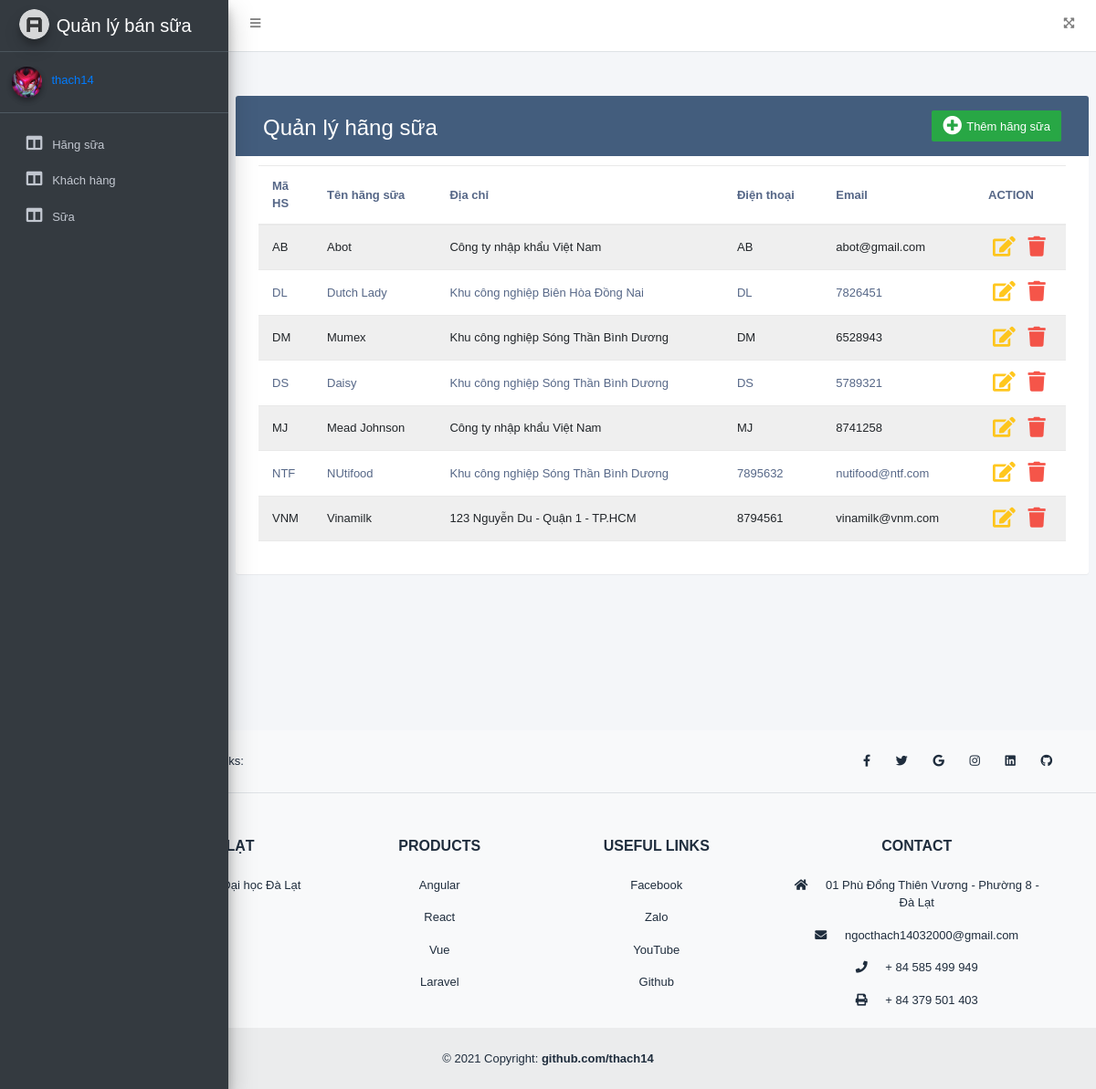
Page /hangsua/list.php on the committed database.
### tables this page shows
CREATE TABLE `hangsua` (
  `MaHS` varchar(50) NOT NULL,
  `TenHS` varchar(50) NOT NULL,
  `DiaChi` varchar(100) NOT NULL,
  `DienThoai` varchar(50) NOT NULL,
  `Email` varchar(50) NOT NULL
);

### sqlconnect/entity.php (called while the page is built, shortened)
<?php
include 'mysqlhelper.php';
abstract class Entity
{
    function __construct($db)
    {
        $this->mysql = new MySQLHelper("localhost", "root", "");
    }
}
?>

### sqlconnect/mysqlhelper.php (called while the page is built, shortened)
<?php
class MySQLHelper
{
    private $server;
    private $user;
    private $pass;
    private $conn;
    public function __construct($server = "localhost", $user = "root", $pass = "")
    {
        $this->server = $server;
        $this->user = $user;
        $this->pass = $pass;
    }
    public function OpenDB($db)
    {
        $this->conn = new mysqli($this->server, $this->user, $this->pass, $db);
    }
    public function GetAll($table)
    {
        $sql = "select * from " . $table;
        $result = $this->conn->query($sql);
        return $result;
    }
}

### model/hangsua.php (called while the page is built, shortened)
<?php
require_once '../sqlconnect/entity.php';
class HangSua extends Entity
{
    function GetAll()
    {
        return $this->mysql->GetAll("hangsua");
    }
}

### hangsua/list.php (the view, shortened to what this page needs)
<!DOCTYPE html>
<html lang="en">
<head>
    <link rel="stylesheet" href="../adminlte/plugins/fontawesome-free/css/all.min.css">
    <link href="https://cdn.jsdelivr.net/npm/bootstrap@5.1.1/dist/css/bootstrap.min.css" rel="stylesheet"
>
    <link rel="stylesheet" href="../adminlte/dist/css/adminlte.min.css">
    <link rel="stylesheet" href="../style.css">
</head>
<body class="hold-transition sidebar-mini">
<div class="wrapper">
    <nav class="main-header navbar navbar-expand navbar-white navbar-light">
        <ul class="navbar-nav">
            <li class="nav-item">
                <a class="nav-link" data-widget="pushmenu" href="#" role="button"><i class="fas fa-bars"></i></a>
            </li>
        </ul>
        <ul class="navbar-nav ml-auto">
            <li class="nav-item">
                <a class="nav-link" data-widget="fullscreen" href="#" role="button">
                    <i class="fas fa-expand-arrows-alt"></i>
                </a>
            </li>
        </ul>
    </nav>
    <aside class="main-sidebar sidebar-dark-primary elevation-4">
        <a href="../admin.php" class="brand-link">
            <img src="../adminlte/dist/img/AdminLTELogo.png" alt="AdminLTE Logo"
                 class="brand-image img-circle elevation-3" style="opacity: .8">
            <span class="brand-text font-weight-light">Quản lý bán sữa</span>
        </a>
        <div class="user-panel mt-3 pb-3 mb-3 d-flex">
            <div class="image">
                <img src="../adminlte/dist/img/yone.jpg" class="img-circle elevation-2" alt="User Image">
            </div>
            <div class="info">
                <a href="../index.php" class="d-block">thach14</a>
            </div>
        </div>
        <div class="sidebar">
            <nav class="mt-2">
                <ul class="nav nav-pills nav-sidebar flex-column" role="menu">
                    <li class="nav-item">
                        <a href="../hangsua/list.php" class="nav-link">
                            <i class="nav-icon fas fa-columns"></i>
                            <p>
                                Hãng sữa
                            </p>
                        </a>
                    </li>
                    <li class="nav-item">
                        <a href="../khachhang/list.php" class="nav-link">
                            <i class="nav-icon fas fa-columns"></i>
                            <p>
                                Khách hàng
                            </p>
                        </a>
                    </li>
                    <li class="nav-item">
                        <a href="../sua/list.php" class="nav-link">
                            <i class="nav-icon fas fa-columns"></i>
                            <p>
                                Sữa
                            </p>
                        </a>
                    </li>
                </ul>
            </nav>
        </div>
    </aside>
    <div class="content-wrapper">
        <section class="content">
            <div class="container-fluid">
                <div class="row">
                    <div class="table-wrapper mt-5 col-12">
                        <div class="table-title">
                            <div class="row">
                                <div class="col-sm-6">
                                    <h2>Quản lý hãng sữa</h2>
                                </div>
                                <div class="col-sm-6">
                                    <a href="#addEmployeeModal" class="btn btn-success float-right" data-toggle="modal"><i
                                                class="fa fa-plus-circle"
                                                aria-hidden="true"></i><span>Thêm hãng sữa</span></a>
                                </div>
                            </div>
                        </div>
                        <table class="table table-striped table-hover">
                            <thead>
                            <tr>
                                <th>Mã HS</th>
                                <th>Tên hãng sữa</th>
                                <th>Địa chỉ</th>
                                <th>Điện thoại</th>
                                <th>Email</th>
                                <th>ACTION</th>
                            </tr>
                            </thead>
                            <tbody>
                            <?php
                            require_once '../model/hangsua.php';
                            $hangsua = new HangSua('cuahangsua');
                            $result = $hangsua->GetAll();
                            while ($row = mysqli_fetch_array($result)) {
                                ?>
                                <tr>
                                    <td><?php echo $row['MaHS']; ?></td>
                                    <td><?php echo $row['TenHS']; ?></td>
                                    <td><?php echo $row['DiaChi']; ?></td>
                                    <td><?php echo $row['DienThoai']; ?></td>
                                    <td><?php echo $row['Email']; ?></td>
                                    <td>
                                        <a href="#editEmployeeModal" class="update edit" data-toggle="modal"
                                           data-mahs="<?php echo $row["MaHS"]; ?>"
                                           data-tenhs="<?php echo $row["TenHS"]; ?>"
                                           data-diachi="<?php echo $row["DiaChi"]; ?>"
                                           data-dienthoai="<?php echo $row["DienThoai"]; ?>"
                                           data-email="<?php echo $row["Email"]; ?>"
                                        >
                                            <i class="fas fa-edit"></i>
                                        </a>
                                        <a class="delete" data-mahs="<?php echo $row["MaHS"]; ?>" href="#deleteEmployeeModal"
                                           data-toggle="modal" >
                                            <i class="fas fa-trash"></i></a>
                                    </td>
                                </tr>
                                <?php
                            }
                            ?>
                            </tbody>
                        </table>
                    </div>
                </div>
            </div>
        </section>
    </div>
<footer class="text-center text-lg-start bg-light text-muted">
  <section
    class="d-flex justify-content-center justify-content-lg-between p-4 border-bottom"
  >
    <div class="me-5 d-none d-lg-block">
      <span>Get connected with us on social networks:</span>
    </div>
    <div>
      <a href="" class="me-4 text-reset">
        <i class="fab fa-facebook-f"></i>
      </a>
      <a href="" class="me-4 text-reset">
        <i class="fab fa-twitter"></i>
      </a>
      <a href="" class="me-4 text-reset">
        <i class="fab fa-google"></i>
      </a>
      <a href="" class="me-4 text-reset">
        <i class="fab fa-instagram"></i>
      </a>
      <a href="" class="me-4 text-reset">
        <i class="fab fa-linkedin"></i>
      </a>
      <a href="" class="me-4 text-reset">
        <i class="fab fa-github"></i>
      </a>
    </div>
  </section>
  <section class="">
    <div class="container text-center text-md-start mt-5">
      <div class="row mt-3">
        <div class="col-md-3 col-lg-4 col-xl-3 mx-auto mb-4">
          <h6 class="text-uppercase fw-bold mb-4">
            <i class="fas fa-gem me-3"></i>ĐẠI HỌC ĐÀ LẠT
          </h6>
          <p>
            Trung tâm công nghệ thông tin Đại học Đà Lạt
          </p>
        </div>
        <div class="col-md-2 col-lg-2 col-xl-2 mx-auto mb-4">
          <h6 class="text-uppercase fw-bold mb-4">
            Products
          </h6>
          <p>
            <a href="#!" class="text-reset">Angular</a>
          </p>
          <p>
            <a href="#!" class="text-reset">React</a>
          </p>
          <p>
            <a href="#!" class="text-reset">Vue</a>
          </p>
          <p>
            <a href="#!" class="text-reset">Laravel</a>
          </p>
        </div>
        <div class="col-md-3 col-lg-2 col-xl-2 mx-auto mb-4">
          <h6 class="text-uppercase fw-bold mb-4">
            Useful links
          </h6>
          <p>
            <a href="www.facebook.com/fb.thach14" class="text-reset" target="_blank">Facebook</a>
          </p>
          <p>
            <a href="https://www.youtube.com/watch?v=fC4ugFlSDaM&t=8s" target="_blank" class="text-reset">Zalo</a>
          </p>
          <p>
            <a href=https://www.youtube.com/watch?v=fC4ugFlSDaM&t=8s" target="_blank" class="text-reset">YouTube</a>
          </p>
          <p>
            <a href="https://github.com/thach14" class="text-reset" target="_blank">Github</a>
          </p>
        </div>
        <div class="col-md-4 col-lg-3 col-xl-3 mx-auto mb-md-0 mb-4">
          <h6 class="text-uppercase fw-bold mb-4">
            Contact
          </h6>
          <p><i class="fas fa-home me-3"></i> 01 Phù Đổng Thiên Vương - Phường 8 - Đà Lạt</p>
          <p>
            <i class="fas fa-envelope me-3"></i>
            ngocthach14032000@gmail.com
          </p>
          <p><i class="fas fa-phone me-3"></i> + 84 585 499 949</p>
          <p><i class="fas fa-print me-3"></i> + 84 379 501 403</p>
        </div>
      </div>
    </div>
  </section>
  <div class="text-center p-4" style="background-color: rgba(0, 0, 0, 0.05);">
    © 2021 Copyright:
    <a class="text-reset fw-bold" href="https://github.com/thach14/">github.com/thach14</a>
  </div>
</footer>
</div>
</body>
</html>

### style.css (style rules this page uses)
body { color: #566787; background: #f5f5f5; font-family: 'Varela Round', sans-serif; font-size: 13px; }
.table-wrapper { background: #fff; padding: 20px 25px; margin: 30px 0; border-radius: 3px; box-shadow: 0 1px 1px rgba(0,0,0,.05); }
.table-title { padding-bottom: 15px; background: #435d7d; color: #fff; padding: 16px 30px; margin: -20px -25px 10px; border-radius: 3px 3px 0 0; }
.table-title h2 { margin: 5px 0 0; font-size: 24px; }
.table-title .btn { color: #fff; float: right; font-size: 13px; border: none; min-width: 50px; border-radius: 2px; border: none; outline: none !important; margin-left: 10px; }
.table-title .btn i { float: left; font-size: 21px; margin-right: 5px; }
.table-title .btn span { float: left; margin-top: 2px; }
table.table tr th, table.table tr td { border-color: #e9e9e9; padding: 12px 15px; vertical-align: middle; }
table.table tr th:first-child { width: 60px; }
table.table tr th:last-child { width: 100px; }
table.table-striped tbody tr:nth-of-type(odd) { background-color: #fcfcfc; }
table.table td:last-child i { opacity: 0.9; font-size: 22px; margin: 0 5px; }
table.table td a { font-weight: bold; color: #566787; display: inline-block; text-decoration: none; outline: none !important; }
table.table td a.edit { color: #FFC107; }
table.table td a.delete { color: #F44336; }
table.table td i { font-size: 19px; }

### rows in the picture
hangsua: MaHS "AB", TenHS "Abot", DiaChi "Công ty nhập khẩu Việt Nam", DienThoai "AB", Email "abot@gmail.com"
hangsua: MaHS "DL", TenHS "Dutch Lady", DiaChi "Khu công nghiệp Biên Hòa Đồng Nai", DienThoai "DL", Email "7826451"
hangsua: MaHS "DM", TenHS "Mumex", DiaChi "Khu công nghiệp Sóng Thần Bình Dương", DienThoai "DM", Email "6528943"
hangsua: MaHS "DS", TenHS "Daisy", DiaChi "Khu công nghiệp Sóng Thần Bình Dương", DienThoai "DS", Email "5789321"
hangsua: MaHS "MJ", TenHS "Mead Johnson", DiaChi "Công ty nhập khẩu Việt Nam", DienThoai "MJ", Email "8741258"
hangsua: MaHS "NTF", TenHS "NUtifood", DiaChi "Khu công nghiệp Sóng Thần Bình Dương", DienThoai "7895632", Email "nutifood@ntf.com"
hangsua: MaHS "VNM", TenHS "Vinamilk", DiaChi "123 Nguyễn Du - Quận 1 - TP.HCM", DienThoai "8794561", Email "vinamilk@vnm.com"
